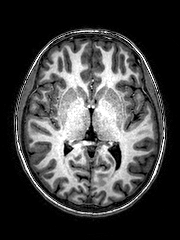
%> input picture Input Images/AX_3.png, 180 x 240 px
$ octave skull_segmentation.m   (GNU Octave 9; MATLAB toolbox functions it lacks are replaced by stand-ins)
%> lines starting %> are read from the running program, lines starting %| are printed output that depends on the picture; in (x1, y1, x2, y2) boxes, pixels count from 0 and x2, y2 are one past the last pixel; in counts of white or black regions, pixels touching at a corner belong together; the program's own positions count from 1
### conditional_dilation.m
function [image_out] = conditional_dilation(image_in, template_image, structure_element,condition)
% CONDITIONAL_DILATION - Perform conditional dilation on the input image.
%
%   Input:
%   - image_in: Input binary image for dilation.
%   - template_image: Template for element-wise multiplication after each dilation.
%   - structure_element: Structuring element for dilation.
%   - condition: Condition to terminate dilation (difference in white pixel count).
%
%   Output:
%   - image_out: Resultant image after conditional dilation.
%
%   Description:
%   This function performs conditional dilation on the input binary image. It
%   iteratively applies dilation using the specified structuring element and
%   terminates when the condition (change in the number of white pixels) is met.
%
%   Authors:
%   Roos Meijer, Paula Del Popolo, Ellen van Hulst, Erik van Riel.
%
%   Date of Submission:
%   December 14, 2023

% Preform dilation until condition is met
image_temp1 = image_in;
image_temp2 = imdilate(image_in, structure_element);
image_temp2 = image_temp2.*template_image;
    while length(find(image_temp2 ==1))-length(find(image_temp1 ==1))>condition
    image_temp1 = image_temp2;
    image_temp2 = imdilate(image_temp2, structure_element);
    image_temp2 = image_temp2.*template_image;
    end
image_out = image_temp2;

end

### skull_segmentation.m
files = {'AX_1' 'AX_2' 'AX_3' 'AX_4' 'AX_5'};
for i = 3 %1:length(files);
% load images
file = files{i};
image = imread(fullfile('C:\Users\ehulst\surfdrive - Hulst, E. van (Ellen)@surfdrive.surf.nl\Overig\Courses\G2 Image processing\Assignment\AssignmentTrainingImages\',[file '.png']));
%> image is the input picture: size 240x180 uint8; min 0, max 255, mean 65.3
image = double(image);
%> image: size 240x180 double

% filtering (not sure if necassary)
HSIZE=1;
element = fspecial('average',HSIZE);
%image = imfilter(image,element);

% segment background
mask_background = image > 40;
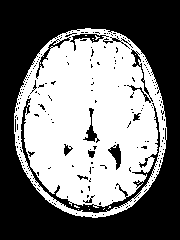
%> mask_background: size 240x180 logical; 46.2% white; 13 white regions (12 under 20 px), largest, box (x1, y1, x2, y2) and area: (14, 28, 167, 218) 19936
se = strel('disk', 15);
mask_background = imclose(mask_background,se); % take complement for background
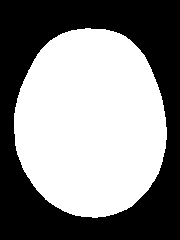
%> mask_background: size 240x180 logical; 53% white; 1 black region, box (x1, y1, x2, y2) and area: (0, 0, 180, 240) 20302

% segment skull
image2 = image.*mask_background;
mask2 = image2 > 50;
%> mask2: size 240x180 logical; 44.5% white; 18 white regions (17 under 20 px), largest, box (x1, y1, x2, y2) and area: (14, 28, 167, 218) 19196

% se = strel('disk', 1);
% test = imerode(mask2,se);
% test2 = imerode(test,se);

se = strel('disk', 1);
mask3 = imopen(mask2,se);
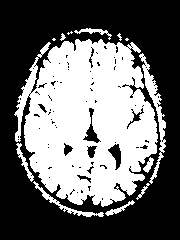
%> mask3: size 240x180 logical; 42.3% white; 13 white regions (4 under 20 px), largest, box (x1, y1, x2, y2) and area: (14, 39, 158, 207) 16632, (139, 53, 166, 184) 709, (33, 181, 104, 217) 307

se = strel('disk', 1);
mask4 = imerode(mask3,se);
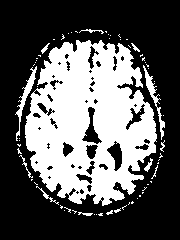
%> mask4: size 240x180 logical; 36% white; 66 white regions (54 under 20 px), largest, box (x1, y1, x2, y2) and area: (25, 40, 157, 206) 14379, (15, 66, 37, 141) 306, (143, 65, 165, 140) 299

structure_element = strel('disk', 1);
[mask5] = conditional_dilation(mask4, mask3, structure_element, 200);
%> the loop in conditional_dilation, `while length(find(image_temp2 ==1))-length(find(image_temp1 ==1))>cond..` made 1 pass
%> pass 1, in conditional_dilation, `image_temp2 = imdilate(image_temp2, structure_element);`:
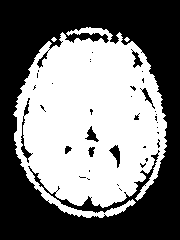
%> image_temp2: size 240x180 double; values 0 (black) and 1 (white), 47.9% white; 3 white regions (2 under 20 px), largest, box (x1, y1, x2, y2) and area: (13, 27, 167, 218) 20648

mask6=mask2-mask5;
%> mask6: size 240x180 double; values 0 (black) and 1 (white), 2.2% white in thin lines or dots, all inside (x1, y1, x2, y2) = (14, 29, 167, 218)
se = strel('disk', 1);
mask7 = imclose(mask6,se);

se = strel('disk', 3);
mask8 = imerode(mask7,se);
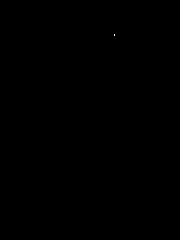
%> mask8: size 240x180 double; values 0 (black) and 1 (white), 0% white in thin lines or dots, all inside (x1, y1, x2, y2) = (114, 34, 115, 36)

[mask8] = conditional_dilation(mask8, mask6, structure_element, 500);
%> in conditional_dilation (call 2), `image_temp2 = imdilate(image_in, structure_element);`: image_temp2: size 240x180 double; values 0 (black) and 1 (white), 0.02% white in thin lines or dots, all inside (x1, y1, x2, y2) = (113, 33, 116, 37)
%> in conditional_dilation (call 2), `image_temp2 = image_temp2.*template_image;`: image_temp2: size 240x180 double; values 0 (black) and 1 (white), 0.01% white in thin lines or dots, all inside (x1, y1, x2, y2) = (113, 34, 116, 36)

result = mask8.*image;

figure(i)
imagesc(mask2)
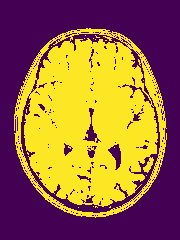
%> displayed picture: size 240x180x3, on the screen's scale of 0 to 255; mean R, G, B 150.4, 103.4, 63.1
end

$ run again, with Input Images/AX_5.png copied over Input Images/AX_3.png
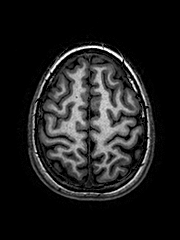
%> input picture Input Images/AX_5.png, 180 x 240 px
%> image is the input picture: size 240x180 uint8; min 0, max 255, mean 30
%> image: size 240x180 double
%> `mask_background = image > 40;`:
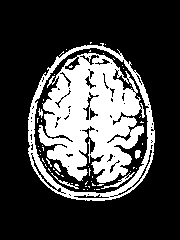
%> mask_background: size 240x180 logical; 26.4% white; 55 white regions (48 under 20 px), largest, box (x1, y1, x2, y2) and area: (38, 53, 145, 183) 8424, (28, 43, 155, 201) 2552, (101, 172, 135, 189) 94
%> mask2: size 240x180 logical; 24.4% white; 54 white regions (44 under 20 px), largest, box (x1, y1, x2, y2) and area: (38, 53, 144, 183) 7750, (28, 43, 155, 201) 2303, (102, 172, 134, 189) 76
%> mask3: size 240x180 logical; 22.6% white; 30 white regions (18 under 20 px), largest, box (x1, y1, x2, y2) and area: (39, 57, 144, 183) 7532, (28, 45, 124, 135) 615, (100, 108, 155, 200) 523
%> mask4: size 240x180 logical; 16.7% white; 72 white regions (62 under 20 px), largest, box (x1, y1, x2, y2) and area: (40, 58, 143, 182) 6136, (45, 46, 123, 80) 187, (33, 145, 66, 192) 174
%> the loop in conditional_dilation, `while length(find(image_temp2 ==1))-length(find(image_temp1 ==1))>cond..` made 1 pass
%> mask6: size 240x180 double; values 0 (black) and 1 (white), 1.8% white in thin lines or dots, all inside (x1, y1, x2, y2) = (28, 43, 155, 201)
%> mask8: size 240x180 double; every value is 0
%> `imagesc(mask2)`:
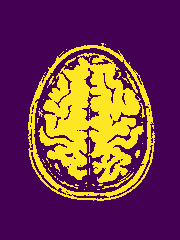
%> displayed picture: size 240x180x3, on the screen's scale of 0 to 255; mean R, G, B 113.1, 57.1, 72.5

$ run again, with Input Images/COR_1.png copied over Input Images/AX_3.png
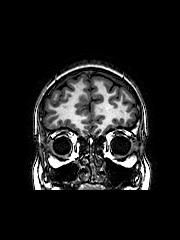
%> input picture Input Images/COR_1.png, 180 x 240 px
%> image is the input picture: size 240x180 uint8; min 0, max 255, mean 28.3
%> image: size 240x180 double
%> `mask_background = image > 40;`:
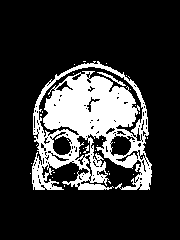
%> mask_background: size 240x180 logical; 20.2% white; 36 white regions (33 under 20 px), largest, box (x1, y1, x2, y2) and area: (32, 61, 152, 190) 8582, (97, 72, 126, 86) 75, (83, 145, 89, 153) 20
%> mask2: size 240x180 logical; 19% white; 39 white regions (36 under 20 px), largest, box (x1, y1, x2, y2) and area: (32, 62, 152, 190) 7883, (78, 183, 106, 190) 155, (98, 72, 124, 86) 53
%> mask3: size 240x180 logical; 16.8% white; 39 white regions (16 under 20 px), largest, box (x1, y1, x2, y2) and area: (43, 71, 142, 168) 4357, (47, 129, 89, 169) 497, (34, 63, 124, 111) 376
%> mask4: size 240x180 logical; 12% white; 77 white regions (63 under 20 px), largest, box (x1, y1, x2, y2) and area: (44, 75, 137, 149) 3492, (48, 149, 82, 168) 199, (102, 149, 137, 167) 194
%> the loop in conditional_dilation, `while length(find(image_temp2 ==1))-length(find(image_temp1 ==1))>cond..` made 1 pass
%> mask6: size 240x180 double; values 0 (black) and 1 (white), 2.2% white in thin lines or dots, all inside (x1, y1, x2, y2) = (30, 61, 151, 190)
%> mask8: size 240x180 double; values 0 (black) and 1 (white), 0.01% white in thin lines or dots, all inside (x1, y1, x2, y2) = (45, 153, 145, 159)
%> `imagesc(mask2)`:
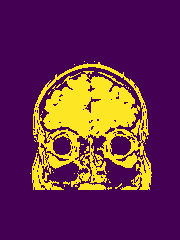
%> displayed picture: size 240x180x3, on the screen's scale of 0 to 255; mean R, G, B 103.1, 44.7, 75.1

$ run again, with Input Images/COR_2.png copied over Input Images/AX_3.png
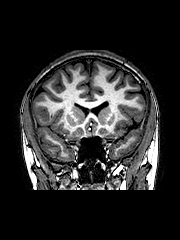
%> input picture Input Images/COR_2.png, 180 x 240 px
%> image is the input picture: size 240x180 uint8; min 0, max 255, mean 41
%> image: size 240x180 double
%> mask2: size 240x180 logical; 29.8% white; 25 white regions (23 under 20 px), largest, box (x1, y1, x2, y2) and area: (20, 50, 160, 190) 12783, (89, 171, 93, 181) 24
%> mask3: size 240x180 logical; 28.1% white; 14 white regions (7 under 20 px), largest, box (x1, y1, x2, y2) and area: (32, 61, 160, 190) 9732, (20, 94, 105, 190) 1711, (29, 50, 123, 89) 419
%> mask4: size 240x180 logical; 22.1% white; 35 white regions (23 under 20 px), largest, box (x1, y1, x2, y2) and area: (33, 62, 147, 162) 6131, (105, 100, 159, 189) 1357, (21, 95, 79, 189) 1042
%> the loop in conditional_dilation, `while length(find(image_temp2 ==1))-length(find(image_temp1 ==1))>cond..` made 1 pass
%> mask6: size 240x180 double; values 0 (black) and 1 (white), 1.7% white in thin lines or dots, all inside (x1, y1, x2, y2) = (20, 50, 160, 190)
%> mask8: size 240x180 double; every value is 0
%> `imagesc(mask2)`:
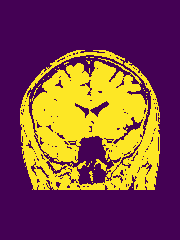
%> displayed picture: size 240x180x3, on the screen's scale of 0 to 255; mean R, G, B 123.1, 69.5, 70
